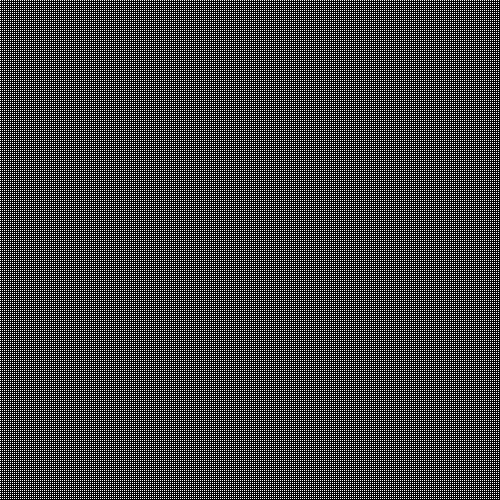
Frame 1 (no input)
Frame 60 (the mouse pressed at the canvas centre just before this capture): identical to frame 1, image omitted
Frame 120 (the mouse held since frame 60 and released just before this capture): identical to frame 1, image omitted

The Processing sketch that drew this single still picture (run headless with seeded random() and noise(); from frame 60 on, the mouse is pressed at the canvas centre):

// Processing sketch: processing_28429
// ── processing_28429.pde

void setup(){
  size (500, 500);
  smooth();
}

void draw(){
  background(255);
  
for(float y = -5; y <= height; y = y + 2){
    for(float x = -5; x<= width; x = x + 2){
      rect(x, y, 500, 30);
      noFill();

}
}


}
